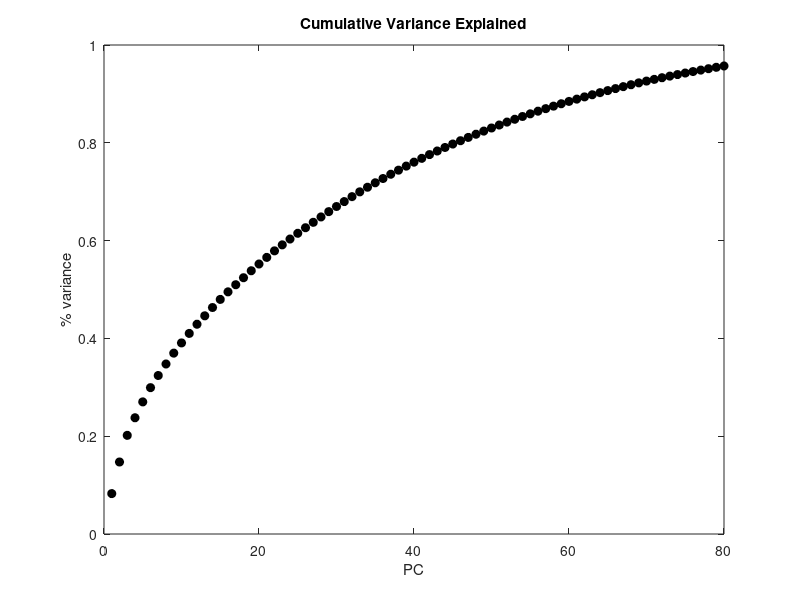

Recreate this plot in MATLAB. (Note: this script raises an error after producing the figure.)

%%%%%%%% PLOTTING Figure 3A
%%%%%%%%  Kinematic decoding and non-preserved neural correlations
%%%%%%%%
%%%%%%%%  Plots all Spearman's rho values (large for preserved rank-order, small if not) 

% This script will calculate the 1) loadings of each neuron onto each PC 
%                                2) the projections of the data onto the
%                                PCs
%                                3) variance explained by each PC 
% written GRI 250911

clear all ; 
data = load('MatFiles/Fig3A.mat');
sqrtFlag = 0;
centerOnlyFlag = 0; % ONLY mean center input to PCA (dont divide by std)
centerNormalizeFlag = 1; % normalize cells/variables by their variance in addition to mean-centering (PCA on correlation matrix)    


allCellsPerTrialSpikeCount = data.allCellsPerTrialSpikeCount;
allTrials = data.allTrials;
bhvs2plot = data.bhvs2plot;
taxis = data.ax; 

% Single-Trial PCA 
% Input is nTrials x nCells , 
%    where each entry is # of spikes within a trial
%  Each point in state-space is a TRIAL 

if centerOnlyFlag
     [coeff,score,latent, ~] = pca(allCellsPerTrialSpikeCount); % centering (subtract column/cell means) done automatically by pca()
     neuralInput = allCellsPerTrialSpikeCount - mean(allCellsPerTrialSpikeCount); %for plotting only, later
elseif centerNormalizeFlag
     [coeff,score,latent, ~] = pca(allCellsPerTrialSpikeCount,'VariableWeights', 'variance'); 
     neuralInput = (allCellsPerTrialSpikeCount - mean(allCellsPerTrialSpikeCount)) ./ std(allCellsPerTrialSpikeCount,[],1);
elseif sqrtFlag 
    [coeff,score,latent, ~] = pca(sqrt(allCellsPerTrialSpikeCount)); 
    neuralInput = sqrt(allCellsPerTrialSpikeCount);
else
    [coeff,score,latent, ~] = pca(allCellsPerTrialSpikeCount,'Centered','off');
    neuralInput = allCellsPerTrialSpikeCount;
    disp('performing PCA on uncentered, non-normalized data!')
end


% explained variance 
explained = latent/sum(latent);

% eigenvalues 
figure; 
plot(cumsum(latent/sum(latent)), 'ok','MarkerFaceColor','k') 
xlabel('PC'); ylabel('% variance'); xlim([0 80]);
title('Cumulative Variance Explained');

% plot perTrial data projected onto first 3 PCs 
%%
[~,~,id] = unique(allTrials.trialType);
colors = 'rbgck';
markers = 'osd*.';
plotFig = figure; plotFig.Position = [476    92   946   774];

for idx = 1:length(unique(allTrials.trialType))'
    dat2plot = score(allTrials.trialType == bhvs2plot(idx),:);
    scat(idx) = scatter3(dat2plot(:,1), dat2plot(:,2), dat2plot(:,3), 500, [colors(idx) markers(idx)], 'filled',...
        'MarkerFaceAlpha', 0.5,'MarkerEdgeColor',colors(idx),'linew',2);
    hold on;
end
xlabel('Neural PC1')
ylabel('Neural PC2')
zlabel('Neural PC3')
title(['Single Trials of Facial Gesture ']); 
legend('Threat','Lipsmack','Chew')

ax = gca;
set(ax, 'CameraPosition',  [-84.9252   76.9082   48.6309], ...
        'CameraTarget',    [2.5 2.5 0], ...
        'CameraUpVector',  [0 0 1], ...
        'CameraViewAngle', 10.18);

% % figure; imagesc(allCellsPerTrialSpikeCount'); colormap(jet); ylabel('cell'); xlabel('trial#'); 
% % colorbar;
% % xticks(1:length(allTrials.trialType));
% % xticklabels(allTrials.trialType);
% % yticks(1:size(allCellsPerTrialSpikeCount,2));
% % yticklabels(spikeLabels);
% % title('spikes PER trial, per Cell ')
% % 
% % 
% % figure; imagesc(neuralInput'); colormap(jet); ylabel('cell'); xlabel('trial#'); 
% % colorbar;
% % xticks(1:length(allTrials.trialType));
% % xticklabels(allTrials.trialType);
% % yticks(1:size(allCellsPerTrialSpikeCount,2));
% % yticklabels(spikeLabels);
% % title('spikes PER trial per cell, PREPROC INPUT ')
% % 
% % % % plot FR vs loadings to see if highFR neurons determine own PCs
% % figure;
% % subplot(1,2,1); plot(bin.meanFRs(bin.meanFRs >= threshlowFR), coeff(:,1), 'o'); grid; xlabel('meanFR'); ylabel('loadings on PC1')
% % [rho1, pval1] = corr(bin.meanFRs(bin.meanFRs >= threshlowFR)', coeff(:,1));
% % subplot(1,2,2); plot(bin.meanFRs(bin.meanFRs >= threshlowFR), coeff(:,2), 'o'); grid; xlabel('meanFR'); ylabel('loadings on PC2')
% % [rho2, pval2] = corr(bin.meanFRs(bin.meanFRs >= threshlowFR)', coeff(:,2));
% % sgtitle('Mean FRs vs. loadings on PC1, PC2')
% % 
% 
% % loadings of each neuron on each PC
%  figure; imagesc(coeff(:,1:5));  colorbar; colormap(bluewhitered)
%  ax = gca; 
%  ax.FontSize = 10;
%  yticks(1:size(allCellsPerTrialSpikeCount,2));
%  yticklabels(data.spikeLabels2plot);
%  xticks(1:5)
%  xlabel('PC','FontSize',18); ylabel('Cell ID','FontSize',18);
%  title('PC Loadings are Distributed Across Cells','FontSize',22)
% 

% % % biplots in 2D & 3D 
% % 
% % figure; h1 = biplot(coeff(:,1:3), 'scores', score(:,1:3), 'Color', 'b','varlabels', spikeLabels);
% % title(['biplot PC1-3; bhvtype: ' num2str(bhvs2plot)]); 
% % 
% % figure; h2 =  biplot(coeff(:,1:2), 'scores', score(:,1:2), 'Color', 'b','varlabels', spikeLabels);
% % title(['biplot PC1v2; bhvtype: ' num2str(bhvs2plot)]); 
% % 
% figure; h3 = biplot(coeff(:,[1,3]), 'scores', score(:,[1,3]), 'Color', 'b','varlabels', spikeLabels);
% title(['biplot PC1v3; bhvtype: ' num2str(bhvs2plot)]); 
% 
% % labeling neurons by array & trials by bhvType
% %colorBiplotVectorsByArray(allCellsPerTrialSpikeCount', spikeLabels2plot, h1, h2, h3);
% %colorObservationsOnBiplot(allCellsPerTrialSpikeCount', allTrials.trialType, h1, h2, h3)
% 